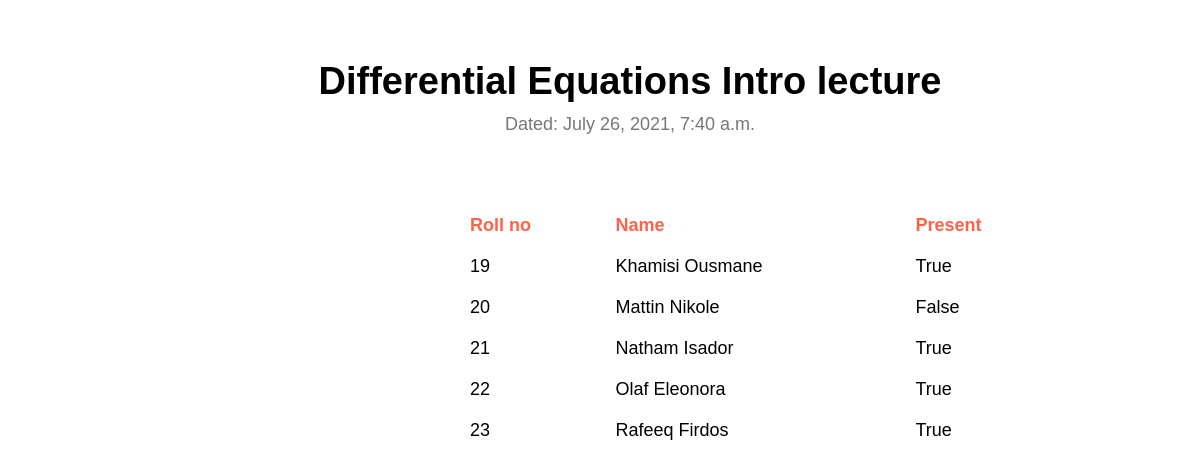
Screenshot of /lecture/33/ with the database file from the repository.
### new/models.py (models this page shows, shortened)
class Lecture(models.Model):
	name = models.CharField(max_length=200)
	date = models.DateTimeField(auto_now_add=True)
	teacher = models.ForeignKey(Teacher, on_delete=models.CASCADE, null=True, blank=True) #Do not use OneToOneField or
	class Meta:
		ordering = ['date']

class Status(models.Model):
	lecture = models.ForeignKey(Lecture, on_delete=models.CASCADE, default='')
	student = models.ForeignKey(Student, on_delete=models.CASCADE, default='')
	status = models.BooleanField(default=False)

class Student(models.Model):
	name = models.CharField(max_length=200)
	roll_no = models.CharField(max_length=10, unique=True)
	class Meta:
		ordering = ['roll_no']

### new/views.py (the view)
# urls.py: path(r'lecture/<int:pk>/', views.lecture_detail, name='lecture_detail'),
def lecture_detail(request, pk):
	student = Student.objects.all()
	lecture = Lecture.objects.get(pk = pk)
	attend = lecture.status_set.all()
	context = {'student': student, 'lecture': lecture, 'attend': attend}
	return render(request, 'detail.html', context)

### templates/detail.html (shortened to what this page needs)
{% load static %}
<!DOCTYPE html>
<html>
<head>
	<link rel="stylesheet" href="{% static 'css/styles.css' %}">
	<link rel="stylesheet" href="{% static 'https://cdn.jsdelivr.net/npm/@fortawesome/fontawesome-free@5.15.3/css/fontawesome.min.css' %}">
</head>
<body>
	<section class="lecture-head">
		<h1>{{lecture.name}} lecture</h1>
		<p>Dated: {{lecture.date}}</p>
	</section>
	<div>
		<table class="table-at">
		  <tr>
		    <th>Roll no</th>
		    <th>Name</th>
		    <th>Present</th>
		  </tr>
		  	{% for item in attend %}
		  <tr>
		    <td>{{item.student.roll_no}}</td>
		    <td>{{item.student.name}}</td>
		    <td>{{item.status}}</td>
		    {% endfor %}
		  </tr>
 		</table>
 	</div>
</body>
</html>

### static/css/styles.css (style rules this page uses)
* { margin: 0; padding: 0; font-family: 'Fira Sans', sans-serif; }
html { scroll-behavior: smooth; }
h1 { font-size: 38px; font-weight: 600; }
p { color: #777; font-size: 18px; font-weight: 300; line-height:22px; padding: 10px; }
.lecture-head { width: 80%; margin: auto; padding-top: 60px; text-align: center; transform: translate(30px); }
table { font-family: arial, sans-serif; border-collapse: collapse; width: 80%; position:absolute; left:400px; margin-top: 60px; }
td, th { border: None; text-align: left; padding: 10px; font-size:18px; }
th { color:tomato; }
.table-at { width:50%; text-align: center; transform: translate(10%); }

### rows the page displays
Lecture: name "Differential Equations Intro", date "July 26, 2021, 7:40 a.m."
Status: student.roll_no "19", student.name "Khamisi Ousmane", status "True"
Status: student.roll_no "20", student.name "Mattin Nikole", status "False"
Status: student.roll_no "21", student.name "Natham Isador", status "True"
Status: student.roll_no "22", student.name "Olaf Eleonora", status "True"
Status: student.roll_no "23", student.name "Rafeeq Firdos", status "True"
